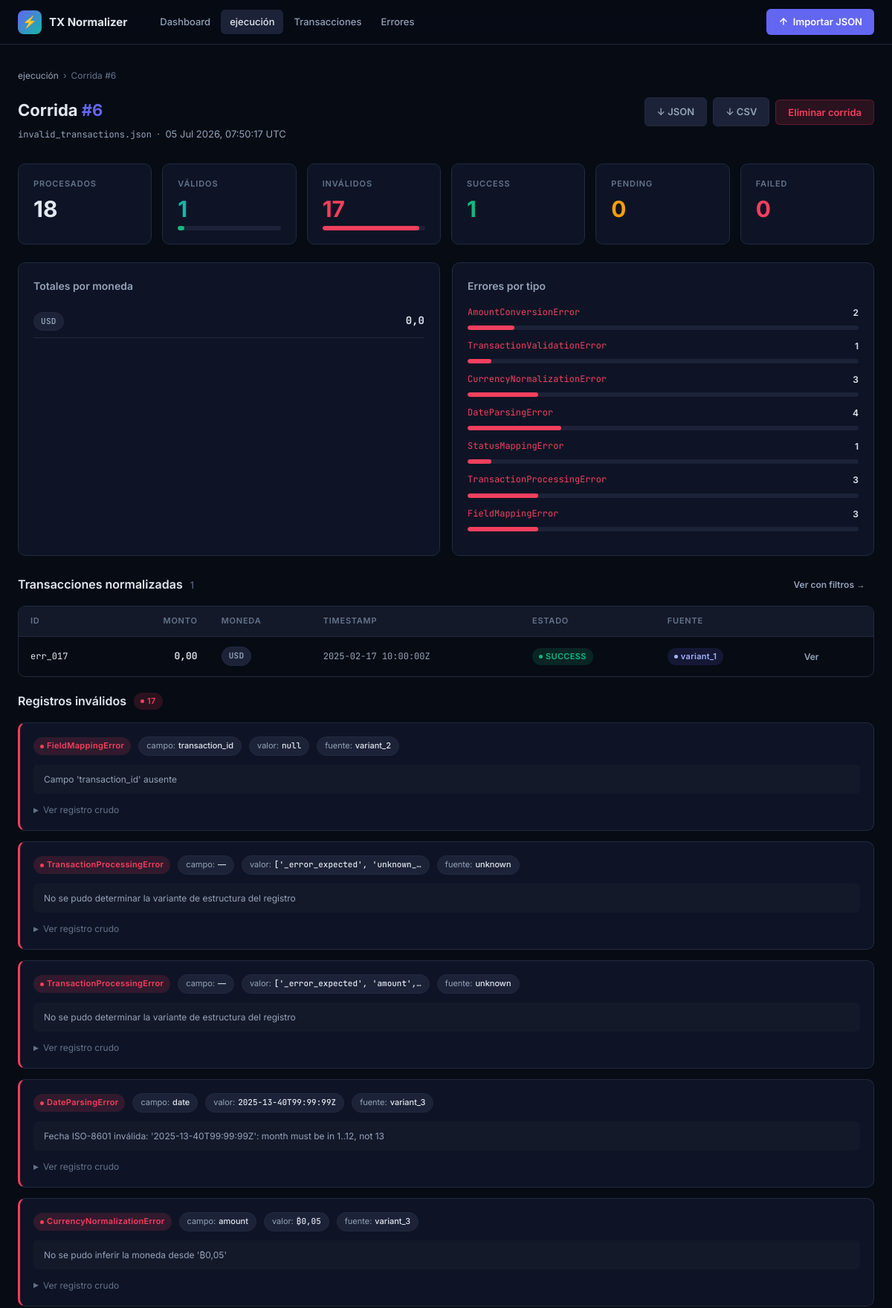
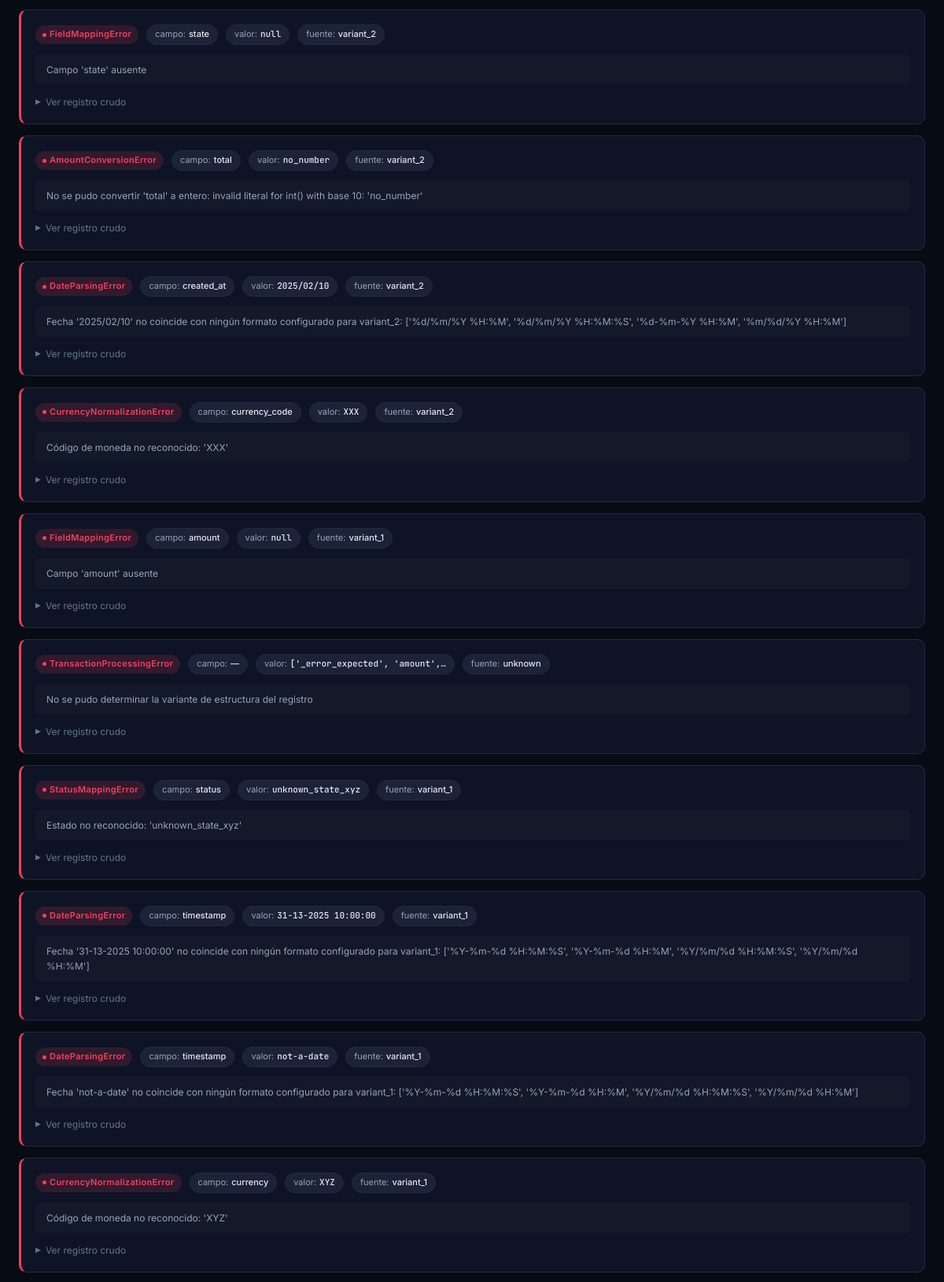
/runs/6/ (upper part), run on the app's committed database (2 pictures, top to bottom).
### transactions/models.py (models this page shows, shortened)
class ProcessingRun(models.Model):
    created_at = models.DateTimeField(auto_now_add=True)
    source_label = models.CharField(max_length=255, default="sample_data/transactions.json")
    total_processed = models.PositiveIntegerField(default=0)
    total_valid = models.PositiveIntegerField(default=0)
    total_invalid = models.PositiveIntegerField(default=0)
    status_counts = models.JSONField(default=dict)
    currency_totals = models.JSONField(default=dict)
    error_type_counts = models.JSONField(default=dict)
    source_counts = models.JSONField(default=dict)
    class Meta:
        ordering = ["-created_at"]

class NormalizedTransaction(models.Model):
    run = models.ForeignKey(ProcessingRun, related_name="transactions", on_delete=models.CASCADE)
    external_id = models.CharField(max_length=255, db_index=True)
    amount = models.DecimalField(max_digits=14, decimal_places=2)
    currency = models.CharField(max_length=3, db_index=True)
    timestamp = models.DateTimeField(db_index=True)
    status = models.CharField(max_length=10, choices=CanonicalStatusChoices.choices, db_index=True)
    source = models.CharField(max_length=50, db_index=True)
    class Meta:
        ordering = ["-timestamp"]
        indexes = [
            models.Index(fields=["status", "currency"]),
        ]

class ValidationErrorLog(models.Model):
    run = models.ForeignKey(ProcessingRun, related_name="errors", on_delete=models.CASCADE)
    source = models.CharField(max_length=50)
    error_type = models.CharField(max_length=100, db_index=True)
    field = models.CharField(max_length=100, null=True, blank=True)
    value = models.TextField(null=True, blank=True)
    reason = models.TextField()
    raw_record = models.JSONField()
    created_at = models.DateTimeField(auto_now_add=True)
    class Meta:
        ordering = ["-created_at"]

### transactions/views.py (the view)
# urls.py: path("runs/<int:pk>/", views.run_detail, name="run_detail"),
@require_GET
def run_detail(request, pk: int):
    run = get_object_or_404(ProcessingRun, pk=pk)
    transactions = NormalizedTransaction.objects.filter(run=run).order_by("-timestamp")
    errors = ValidationErrorLog.objects.filter(run=run)
    paginator = Paginator(transactions, 20)
    page_obj = paginator.get_page(request.GET.get("page", 1))
    context = {
        "run": run,
        "page_obj": page_obj,
        "errors": errors,
        "status_choices": _STATUS_CHOICES,
    }
    return render(request, "transactions/run_detail.html", context)

### transactions/templates/transactions/run_detail.html (shortened to what this page needs)
{% extends "transactions/base.html" %}
{% block content %}
<div class="page">
<div class="breadcrumb">
  <a href="{% url 'run_list' %}">ejecución</a>
  <span class="breadcrumb-sep">›</span>
  <span>Corrida #{{ run.pk }}</span>
</div>
<div class="page-header">
  <div>
    <h1 class="page-title">Corrida <span style="color:var(--accent)">#{{ run.pk }}</span></h1>
    <p class="page-subtitle">
      <span style="font-family:var(--mono);font-size:12px">{{ run.source_label }}</span>
      &nbsp;·&nbsp; {{ run.created_at|date:"d M Y, H:i:s" }} UTC
    </p>
  </div>
  <div class="page-actions">
    <a href="{% url 'run_download_json' run.pk %}" class="btn btn-secondary">↓ JSON</a>
    <a href="{% url 'run_download_csv' run.pk %}" class="btn btn-secondary">↓ CSV</a>
    <form method="post" action="{% url 'run_delete' run.pk %}"
          onsubmit="return confirm('¿Eliminar corrida #{{ run.pk }} y todos sus datos?')">
      <button type="submit" class="btn btn-danger">Eliminar corrida</button>
    </form>
  </div>
</div>
<div class="stats">
  <div class="stat"><div class="stat-label">Procesados</div><div class="stat-value stat--purple">{{ run.total_processed }}</div></div>
  <div class="stat stat--accent">
    <div class="stat-label">Válidos</div>
    <div class="stat-value">{{ run.total_valid }}</div>
    {% if run.total_processed %}<div class="progress"><div class="progress-bar progress-bar--success" style="width:{% widthratio run.total_valid run.total_processed 100 %}%"></div></div>{% endif %}
  </div>
  <div class="stat stat--danger">
    <div class="stat-label">Inválidos</div>
    <div class="stat-value">{{ run.total_invalid }}</div>
    {% if run.total_processed %}<div class="progress"><div class="progress-bar progress-bar--danger" style="width:{% widthratio run.total_invalid run.total_processed 100 %}%"></div></div>{% endif %}
  </div>
  <div class="stat stat--success"><div class="stat-label">SUCCESS</div><div class="stat-value">{{ run.status_counts.SUCCESS|default:0 }}</div></div>
  <div class="stat stat--warn"><div class="stat-label">PENDING</div><div class="stat-value">{{ run.status_counts.PENDING|default:0 }}</div></div>
  <div class="stat stat--danger"><div class="stat-label">FAILED</div><div class="stat-value">{{ run.status_counts.FAILED|default:0 }}</div></div>
</div>
<div class="grid-2" style="margin-bottom:24px">
  <div class="card">
    <h2 style="font-size:14px;font-weight:600;margin-bottom:14px;color:var(--text2)">Totales por moneda</h2>
    {% for curr, total in run.currency_totals.items %}
    <div style="display:flex;justify-content:space-between;padding:9px 0;border-bottom:1px solid var(--border)">
      <span class="badge badge-currency">{{ curr }}</span>
      <span style="font-family:var(--mono);font-weight:700;color:var(--text)">{{ total }}</span>
    </div>
    {% empty %}<div class="empty" style="padding:20px"><div class="empty-body">Sin datos</div></div>
    {% endfor %}
  </div>
  <div class="card">
    <h2 style="font-size:14px;font-weight:600;margin-bottom:14px;color:var(--text2)">Errores por tipo</h2>
    {% for etype, cnt in run.error_type_counts.items %}
    <div style="margin-bottom:12px">
      <div style="display:flex;justify-content:space-between;margin-bottom:5px">
        <span style="font-family:var(--mono);font-size:12px;color:var(--rose)">{{ etype }}</span>
        <span style="font-size:12px;font-weight:600;color:var(--text)">{{ cnt }}</span>
      </div>
      {% if run.total_invalid %}<div class="progress"><div class="progress-bar progress-bar--danger" style="width:{% widthratio cnt run.total_invalid 100 %}%"></div></div>{% endif %}
    </div>
    {% empty %}<div class="empty" style="padding:20px;color:var(--green)">✓ Sin errores</div>
    {% endfor %}
  </div>
</div>
<div style="display:flex;align-items:center;justify-content:space-between;margin-bottom:14px;flex-wrap:wrap;gap:8px">
  <h2 style="font-size:16px;font-weight:600">Transacciones normalizadas
    <span style="font-size:13px;color:var(--text3);font-weight:400;margin-left:6px">{{ page_obj.paginator.count }}</span>
  </h2>
  <div style="display:flex;gap:8px">
    <a href="{% url 'transaction_list' %}?run={{ run.pk }}" class="btn btn-ghost btn-sm">Ver con filtros →</a>
  </div>
</div>
{% if page_obj.object_list %}
<div class="table-wrap" style="margin-bottom:20px">
<table>
  <thead>
    <tr><th>ID</th><th style="text-align:right">Monto</th><th>Moneda</th><th>Timestamp</th><th>Estado</th><th>Fuente</th><th></th></tr>
  </thead>
  <tbody>
    {% for tx in page_obj %}
    <tr>
      <td class="td-id">{{ tx.external_id }}</td>
      <td class="td-amount">{{ tx.amount }}</td>
      <td><span class="badge badge-currency">{{ tx.currency }}</span></td>
      <td class="td-mono">{{ tx.timestamp|date:"Y-m-d H:i:s" }}Z</td>
      <td>
        {% if tx.status == "SUCCESS" %}<span class="badge badge-success">SUCCESS</span>
        {% elif tx.status == "FAILED" %}<span class="badge badge-failed">FAILED</span>
        {% else %}<span class="badge badge-pending">PENDING</span>{% endif %}
      </td>
      <td><span class="badge {% if tx.source == 'variant_1' %}badge-v1{% elif tx.source == 'variant_2' %}badge-v2{% else %}badge-v3{% endif %}">{{ tx.source }}</span></td>
      <td><a href="{% url 'transaction_detail' tx.pk %}" class="btn btn-ghost btn-sm">Ver</a></td>
    </tr>
    {% endfor %}
  </tbody>
</table>
</div>
{% else %}
<div class="empty" style="padding:40px"><div class="empty-body">Sin transacciones válidas en esta corrida.</div></div>
{% endif %}
{% if errors %}
<div style="display:flex;align-items:center;gap:10px;margin-bottom:16px">
  <h2 style="font-size:16px;font-weight:600;margin:0">Registros inválidos</h2>
  <span class="badge badge-failed">{{ errors.count }}</span>
</div>
{% for err in errors %}
<div class="error-card">
  <div class="error-header">
    <span class="badge badge-failed">{{ err.error_type }}</span>
    <span class="pill">campo: <strong>{{ err.field|default:"—" }}</strong></span>
    <span class="pill">valor: <strong style="font-family:var(--mono)">{{ err.value|default:"null"|truncatechars:30 }}</strong></span>
    <span class="pill">fuente: <strong>{{ err.source }}</strong></span>
  </div>
  <div class="error-reason">{{ err.reason }}</div>
  <details class="error-raw">
    <summary>Ver registro crudo</summary>
  </details>
</div>
{% endfor %}
{% endif %}
</div>
{% endblock %}

### data on the page
ProcessingRun: pk "6", source_label "invalid_transactions.json", created_at "05 Jul 2026, 07:50:17", total_processed "18", total_valid "1", total_invalid "17", status_counts.SUCCESS "1", status_counts.PENDING "0", status_counts.FAILED "0"
NormalizedTransaction: external_id "err_017", amount "0,00", currency "USD", timestamp "2025-02-17 10:00:00", status "SUCCESS", source "variant_1"
ValidationErrorLog: error_type "FieldMappingError", field "transaction_id", value "null", source "variant_2", reason "Campo 'transaction_id' ausente"
ValidationErrorLog: error_type "TransactionProcessingError", field "—", value "['_error_expected', 'unknown_…", source "unknown", reason "No se pudo determinar la variante de estructura del registro"
ValidationErrorLog: error_type "TransactionProcessingError", field "—", value "['_error_expected', 'amount',…", source "unknown", reason "No se pudo determinar la variante de estructura del registro"
ValidationErrorLog: error_type "DateParsingError", field "date", value "2025-13-40T99:99:99Z", source "variant_3", reason "Fecha ISO-8601 inválida: '2025-13-40T99:99:99Z': month must be in 1..12, not 13"
ValidationErrorLog: error_type "CurrencyNormalizationError", field "amount", value "₿0,05", source "variant_3", reason "No se pudo inferir la moneda desde '₿0,05'"
ValidationErrorLog: error_type "FieldMappingError", field "state", value "null", source "variant_2", reason "Campo 'state' ausente"
ValidationErrorLog: error_type "AmountConversionError", field "total", value "no_number", source "variant_2", reason "No se pudo convertir 'total' a entero: invalid literal for int() with base 10: 'no_number'"
ValidationErrorLog: error_type "DateParsingError", field "created_at", value "2025/02/10", source "variant_2", reason "Fecha '2025/02/10' no coincide con ningún formato configurado para variant_2: ['%d/%m/%Y %H:%M', '%d/%m/%Y %H:%M:%S', '%d-%m-%Y %H:%M', '%m/%d/%Y %H:%M']"
ValidationErrorLog: error_type "CurrencyNormalizationError", field "currency_code", value "XXX", source "variant_2", reason "Código de moneda no reconocido: 'XXX'"
ValidationErrorLog: error_type "FieldMappingError", field "amount", value "null", source "variant_1", reason "Campo 'amount' ausente"
ValidationErrorLog: error_type "TransactionProcessingError", field "—", value "['_error_expected', 'amount',…", source "unknown", reason "No se pudo determinar la variante de estructura del registro"
ValidationErrorLog: error_type "StatusMappingError", field "status", value "unknown_state_xyz", source "variant_1", reason "Estado no reconocido: 'unknown_state_xyz'"
ValidationErrorLog: error_type "DateParsingError", field "timestamp", value "31-13-2025 10:00:00", source "variant_1", reason "Fecha '31-13-2025 10:00:00' no coincide con ningún formato configurado para variant_1: ['%Y-%m-%d %H:%M:%S', '%Y-%m-%d %H:%M', '%Y/%m/%d %H:%M:%S', '%Y/%m/%d %H:%M']"
ValidationErrorLog: error_type "DateParsingError", field "timestamp", value "not-a-date", source "variant_1", reason "Fecha 'not-a-date' no coincide con ningún formato configurado para variant_1: ['%Y-%m-%d %H:%M:%S', '%Y-%m-%d %H:%M', '%Y/%m/%d %H:%M:%S', '%Y/%m/%d %H:%M']"
ValidationErrorLog: error_type "CurrencyNormalizationError", field "currency", value "XYZ", source "variant_1", reason "Código de moneda no reconocido: 'XYZ'"

### other printed values
{{ curr }} "USD"
{{ total }} "0,0"
{{ etype }} "AmountConversionError" "TransactionValidationError" "CurrencyNormalizationError" "DateParsingError" "StatusMappingError" "TransactionProcessingError" "FieldMappingError"
{{ cnt }} "2" "1" "3" "4" "1" "3" "3"
{{ page_obj.paginator.count }} "1"
{{ errors.count }} "17"
